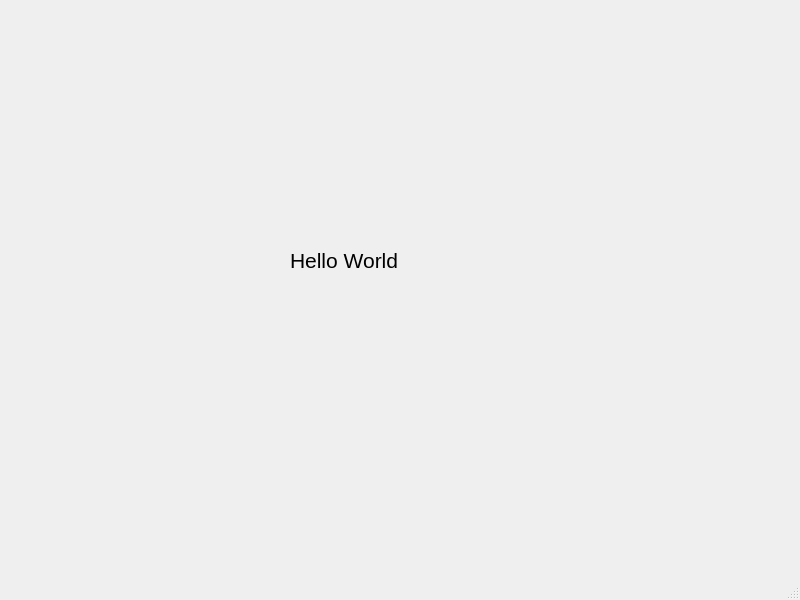
<?xml version="1.0" encoding="UTF-8"?>
<ui version="4.0">
 <class>MainWindow</class>
 <widget class="QMainWindow" name="MainWindow">
  <property name="geometry">
   <rect>
    <x>0</x>
    <y>0</y>
    <width>800</width>
    <height>600</height>
   </rect>
  </property>
  <property name="windowTitle">
   <string>MainWindow</string>
  </property>
  <widget class="QWidget" name="centralwidget">
   <widget class="QLabel" name="label">
    <property name="geometry">
     <rect>
      <x>290</x>
      <y>210</y>
      <width>181</width>
      <height>101</height>
     </rect>
    </property>
    <property name="font">
     <font>
      <pointsize>16</pointsize>
     </font>
    </property>
    <property name="text">
     <string>Hello World</string>
    </property>
   </widget>
  </widget>
  <widget class="QMenuBar" name="menubar">
   <property name="geometry">
    <rect>
     <x>0</x>
     <y>0</y>
     <width>800</width>
     <height>25</height>
    </rect>
   </property>
  </widget>
  <widget class="QStatusBar" name="statusbar"/>
 </widget>
 <resources/>
 <connections/>
</ui>
